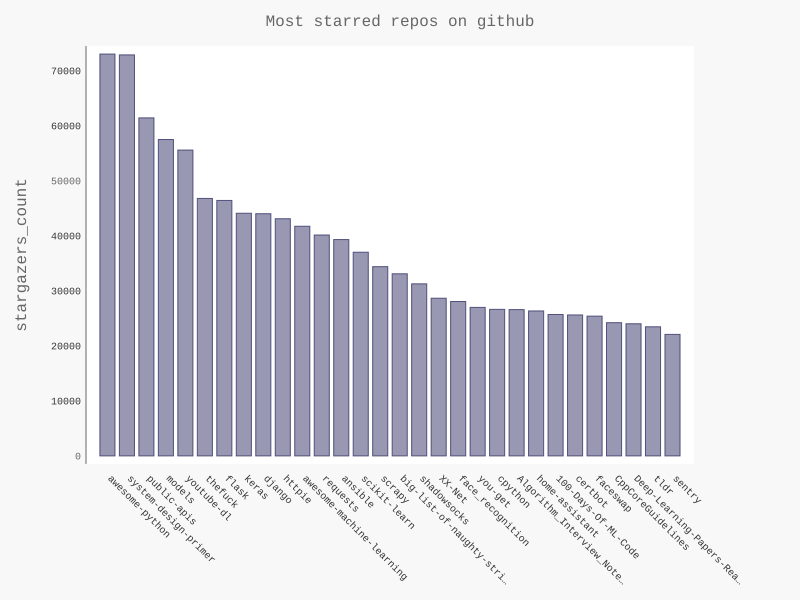

The script that drew this image:
import requests
import pygal
from pygal.style import LightColorizedStyle as LCS, LightenStyle as LS

url = 'https://api.github.com/search/repositories?q=language:python&sort=stars'

r = requests.get(url)
print("Status code:", r.status_code)

res = (r.json())["items"]

print(len(res))
num_rep = 100
cnt_rep = 0

# print(type(res))
names, repos = [], []
for rep in res:
	repo = {
		"value": rep["stargazers_count"],
		"label": str(rep["description"]),
		"xlink": rep["html_url"],
	}
	names.append(rep['name'])
	repos.append(repo)
	# print(rep["name"], repo, '\n')
	
	cnt_rep += 1
	if cnt_rep == num_rep:
		break

my_style = LS('#333366', base_style=LCS)
my_config = pygal.Config()
my_config.show_legend = False
my_config.title_font_size = 24
my_config.show_y_guides = False
my_config.x_label_rotation = 45

chart = pygal.Bar(my_config, style = my_style)
chart.title = 'Most starred repos on github'
chart.x_labels = names
chart.y_title = 'stargazers_count'
chart.add('', repos)

chart.render_to_file('D:\CodeHub\Python Crash Course\API\python_repos.svg')
